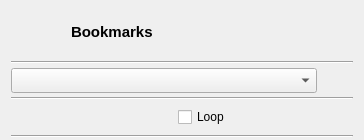
<?xml version="1.0" encoding="UTF-8"?>
<ui version="4.0">
 <class>GUI_Bookmarks</class>
 <widget class="QWidget" name="GUI_Bookmarks">
  <property name="geometry">
   <rect>
    <x>0</x>
    <y>0</y>
    <width>364</width>
    <height>140</height>
   </rect>
  </property>
  <property name="minimumSize">
   <size>
    <width>0</width>
    <height>127</height>
   </size>
  </property>
  <property name="maximumSize">
   <size>
    <width>16777215</width>
    <height>140</height>
   </size>
  </property>
  <property name="windowTitle">
   <string>Form</string>
  </property>
  <layout class="QGridLayout" name="gridLayout">
   <property name="topMargin">
    <number>5</number>
   </property>
   <property name="bottomMargin">
    <number>0</number>
   </property>
   <property name="verticalSpacing">
    <number>2</number>
   </property>
   <item row="3" column="0" colspan="6">
    <widget class="Line" name="line_3">
     <property name="orientation">
      <enum>Qt::Horizontal</enum>
     </property>
    </widget>
   </item>
   <item row="2" column="0" colspan="5">
    <widget class="QComboBox" name="cb_bookmarks">
     <property name="minimumSize">
      <size>
       <width>0</width>
       <height>25</height>
      </size>
     </property>
     <property name="maximumSize">
      <size>
       <width>16777215</width>
       <height>25</height>
      </size>
     </property>
     <property name="focusPolicy">
      <enum>Qt::StrongFocus</enum>
     </property>
    </widget>
   </item>
   <item row="4" column="0" colspan="6">
    <layout class="QHBoxLayout" name="horizontalLayout_2">
     <property name="spacing">
      <number>10</number>
     </property>
     <item>
      <widget class="QPushButton" name="btn_bw">
       <property name="minimumSize">
        <size>
         <width>27</width>
         <height>27</height>
        </size>
       </property>
       <property name="maximumSize">
        <size>
         <width>27</width>
         <height>27</height>
        </size>
       </property>
       <property name="focusPolicy">
        <enum>Qt::StrongFocus</enum>
       </property>
       <property name="text">
        <string/>
       </property>
       <property name="icon">
        <iconset resource="../Icons.qrc">
         <normaloff>:/icons/bwd.svg.png</normaloff>:/icons/bwd.svg.png</iconset>
       </property>
       <property name="iconSize">
        <size>
         <width>21</width>
         <height>21</height>
        </size>
       </property>
       <property name="flat">
        <bool>true</bool>
       </property>
      </widget>
     </item>
     <item>
      <widget class="QLabel" name="lab_last">
       <property name="sizePolicy">
        <sizepolicy hsizetype="Maximum" vsizetype="Preferred">
         <horstretch>0</horstretch>
         <verstretch>0</verstretch>
        </sizepolicy>
       </property>
       <property name="minimumSize">
        <size>
         <width>50</width>
         <height>0</height>
        </size>
       </property>
       <property name="focusPolicy">
        <enum>Qt::StrongFocus</enum>
       </property>
       <property name="text">
        <string/>
       </property>
      </widget>
     </item>
     <item>
      <spacer name="horizontalSpacer">
       <property name="orientation">
        <enum>Qt::Horizontal</enum>
       </property>
       <property name="sizeHint" stdset="0">
        <size>
         <width>40</width>
         <height>20</height>
        </size>
       </property>
      </spacer>
     </item>
     <item>
      <widget class="QCheckBox" name="cb_loop">
       <property name="focusPolicy">
        <enum>Qt::StrongFocus</enum>
       </property>
       <property name="text">
        <string>Loop</string>
       </property>
      </widget>
     </item>
     <item>
      <spacer name="horizontalSpacer_2">
       <property name="orientation">
        <enum>Qt::Horizontal</enum>
       </property>
       <property name="sizeHint" stdset="0">
        <size>
         <width>40</width>
         <height>20</height>
        </size>
       </property>
      </spacer>
     </item>
     <item>
      <widget class="QLabel" name="lab_next">
       <property name="sizePolicy">
        <sizepolicy hsizetype="Maximum" vsizetype="Preferred">
         <horstretch>0</horstretch>
         <verstretch>0</verstretch>
        </sizepolicy>
       </property>
       <property name="minimumSize">
        <size>
         <width>0</width>
         <height>0</height>
        </size>
       </property>
       <property name="focusPolicy">
        <enum>Qt::StrongFocus</enum>
       </property>
       <property name="text">
        <string/>
       </property>
      </widget>
     </item>
     <item>
      <widget class="QPushButton" name="btn_fw">
       <property name="sizePolicy">
        <sizepolicy hsizetype="Fixed" vsizetype="Fixed">
         <horstretch>0</horstretch>
         <verstretch>0</verstretch>
        </sizepolicy>
       </property>
       <property name="minimumSize">
        <size>
         <width>27</width>
         <height>27</height>
        </size>
       </property>
       <property name="maximumSize">
        <size>
         <width>27</width>
         <height>27</height>
        </size>
       </property>
       <property name="focusPolicy">
        <enum>Qt::StrongFocus</enum>
       </property>
       <property name="text">
        <string/>
       </property>
       <property name="icon">
        <iconset resource="../Icons.qrc">
         <normaloff>:/icons/fwd.svg.png</normaloff>:/icons/fwd.svg.png</iconset>
       </property>
       <property name="iconSize">
        <size>
         <width>21</width>
         <height>21</height>
        </size>
       </property>
       <property name="flat">
        <bool>true</bool>
       </property>
      </widget>
     </item>
    </layout>
   </item>
   <item row="1" column="0" colspan="6">
    <widget class="Line" name="line_2">
     <property name="orientation">
      <enum>Qt::Horizontal</enum>
     </property>
    </widget>
   </item>
   <item row="0" column="0" colspan="6">
    <layout class="QHBoxLayout" name="horizontalLayout">
     <property name="spacing">
      <number>10</number>
     </property>
     <item>
      <widget class="QLabel" name="lab_logo">
       <property name="minimumSize">
        <size>
         <width>50</width>
         <height>50</height>
        </size>
       </property>
       <property name="maximumSize">
        <size>
         <width>50</width>
         <height>50</height>
        </size>
       </property>
       <property name="text">
        <string/>
       </property>
       <property name="pixmap">
        <pixmap resource="../Icons.qrc">:/icons/bookmarks.svg.png</pixmap>
       </property>
       <property name="scaledContents">
        <bool>true</bool>
       </property>
      </widget>
     </item>
     <item>
      <widget class="QLabel" name="label_3">
       <property name="font">
        <font>
         <pointsize>11</pointsize>
         <weight>75</weight>
         <bold>true</bold>
        </font>
       </property>
       <property name="text">
        <string>Bookmarks</string>
       </property>
      </widget>
     </item>
     <item>
      <widget class="QPushButton" name="btn_close">
       <property name="sizePolicy">
        <sizepolicy hsizetype="MinimumExpanding" vsizetype="MinimumExpanding">
         <horstretch>0</horstretch>
         <verstretch>0</verstretch>
        </sizepolicy>
       </property>
       <property name="minimumSize">
        <size>
         <width>17</width>
         <height>17</height>
        </size>
       </property>
       <property name="maximumSize">
        <size>
         <width>17</width>
         <height>17</height>
        </size>
       </property>
       <property name="focusPolicy">
        <enum>Qt::StrongFocus</enum>
       </property>
       <property name="text">
        <string/>
       </property>
       <property name="icon">
        <iconset resource="../Icons.qrc">
         <normaloff>:/icons/close.svg.png</normaloff>:/icons/close.svg.png</iconset>
       </property>
       <property name="iconSize">
        <size>
         <width>9</width>
         <height>9</height>
        </size>
       </property>
       <property name="shortcut">
        <string>Esc</string>
       </property>
       <property name="flat">
        <bool>true</bool>
       </property>
      </widget>
     </item>
    </layout>
   </item>
   <item row="6" column="0" colspan="6">
    <widget class="Line" name="line">
     <property name="orientation">
      <enum>Qt::Horizontal</enum>
     </property>
    </widget>
   </item>
   <item row="2" column="5">
    <widget class="MenuToolButton" name="btn_tool">
     <property name="sizePolicy">
      <sizepolicy hsizetype="Maximum" vsizetype="Fixed">
       <horstretch>0</horstretch>
       <verstretch>0</verstretch>
      </sizepolicy>
     </property>
     <property name="maximumSize">
      <size>
       <width>30</width>
       <height>16777215</height>
      </size>
     </property>
     <property name="text">
      <string/>
     </property>
     <property name="flat">
      <bool>true</bool>
     </property>
    </widget>
   </item>
  </layout>
 </widget>
 <customwidgets>
  <customwidget>
   <class>MenuToolButton</class>
   <extends>QPushButton</extends>
   <header location="global">GUI/MenuTool.h</header>
  </customwidget>
 </customwidgets>
 <resources>
  <include location="../Icons.qrc"/>
 </resources>
 <connections>
  <connection>
   <sender>btn_close</sender>
   <signal>clicked()</signal>
   <receiver>GUI_Bookmarks</receiver>
   <slot>close()</slot>
   <hints>
    <hint type="sourcelabel">
     <x>345</x>
     <y>34</y>
    </hint>
    <hint type="destinationlabel">
     <x>182</x>
     <y>77</y>
    </hint>
   </hints>
  </connection>
 </connections>
</ui>
